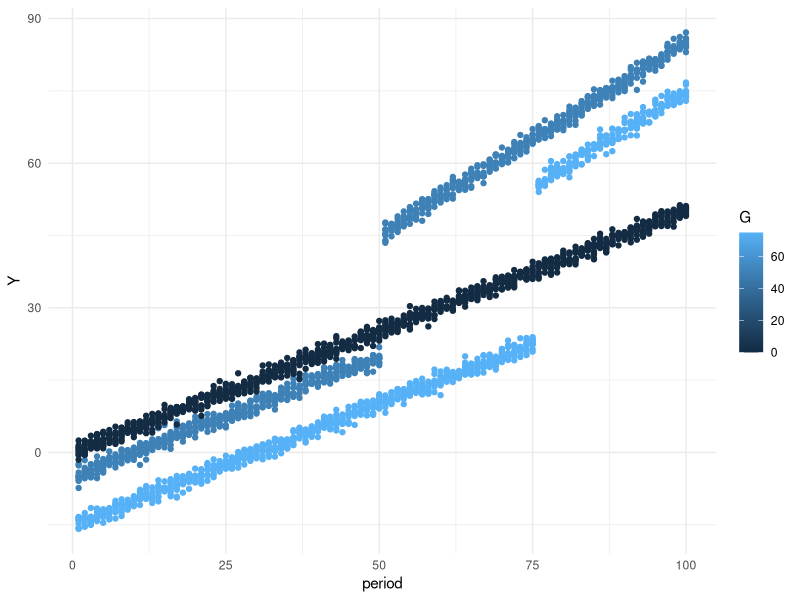

This chart was generated by the following R code:
## ---- chunk 1
# Load required libraries
library(dplyr)
library(ggplot2)
library(broom) # for tidy function
library(plm)

# Set seed for reproducibility
set.seed(1234)
## ---- chunk 2
n_per_group <- 10

# Number of time periods
n_periods <- 100

# Time variable
time <- 1:n_periods

# Generate synthetic data
data2 <- data.frame(
  G = rep(c(50, 75, 0), each = n_per_group * n_periods),
  id = rep(rep(1:n_per_group, each = n_periods), times = 3),
  period = rep(time, times = 3 * n_per_group),
  stringsAsFactors = FALSE
)


data2 = data2 %>% group_by(id) %>% mutate(treat = ifelse((period > 50 & G == 50) | (period > 75 & G == 75), 1, 0),
                                          Y = rnorm(3 * n_periods, mean = case_when(
                                            treat == 1 & G== 50 ~ -5+0.5*period+10+0.3*period,
                                            treat == 0 & G== 50 ~ -5+0.5*period,
                                            treat == 1 & G== 75 ~ -15+0.5*period+10+0.3*period,
                                            treat == 0 & G== 75 ~ -15+0.5*period,
                                            TRUE ~ 0.5*period))) %>% distinct()


# on crée 3 groupes qui suivent la même tendance pre et post traitement mais le groupe 1 est traité en période 50 et le groupe 2 en période 75


data2 <- data2 %>%
  mutate(TreatmentPeriod = case_when(
    G == 50 ~ 50,
    G == 75 ~ 75,
    G == 0 ~ 0,
    TRUE ~ NA_real_  # pour gérer les cas non spécifiés, optionnel
  ))

# Plot the simulated data
ggplot(data2, aes(x = period, y = Y, color = G, linetype = factor(treat))) +
  geom_point() +
  labs(x = "period", y = "Y", color = "G", linetype = "treat") +
  theme_minimal()
## ---- chunk 3
# Estimate DiD parameters using linear regression
diD_model <- lm(Y ~ treat + period + treat:period + G, data = data2)

# Display DiD model summary
summary(diD_model)
## ---- chunk 4
# generate leads and lags of the treatment
t0 = 50# Number of periods before the event
t1 = 25 # Number of periods after the event
Dtl <- sapply(-t0:t1, function(l) {1*((data2$period == data2$TreatmentPeriod + l) & (data2$TreatmentPeriod > 0))})
Dtl <- as.data.frame(Dtl)
cnames1 <- paste0("Dtmin", t0:1)
colnames(Dtl) <- c(cnames1, paste0("Dt", 0:t1))
data2 <- cbind.data.frame(data2, Dtl)
row.names(data2) <- NULL

# panel regression
pdata = pdata.frame(data2, index = c("id", "period", "G"))
# table(index(pdata))

es <- plm(as.formula(paste("Y ~", paste(colnames(Dtl), collapse="+"))), data = pdata, model = "within", effect = "twoways")

summary(es)

# dans es on retrouve tous nos coefficients de Dt0, Dt1 etc et ensuite on fait la regression linéaire des coefficients des Dt sur le temps.
#Normalement nous devrions retrouver 0.5 (c.f manière dont nos données sont simulées) mais ici on trouve 0.3

valeurs_reg_Dt <- as.numeric(coef(es))


# Afficher les coefficients numériques
# print(valeurs_reg_Dt)

valeurs_reg_Dt_aprestraitement <- valeurs_reg_Dt[(t0+2):(t1+t0+1)]

df1 = data.frame(y = valeurs_reg_Dt_aprestraitement, x = c(1:t1))


maregression = lm(y~x, data = df1)

summary(maregression)
